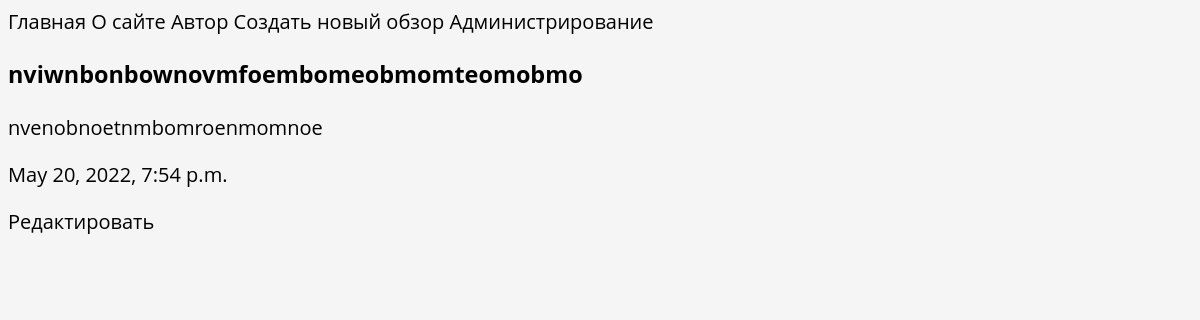
The app's page /reviews/18/ with its own data.
### BlogApplication/models.py (models this page shows, shortened)
class Review (models.Model):
    title = models.CharField(max_length=100)
    review_text = models.TextField()
    date = models.DateTimeField(auto_now_add=True)

### BlogApplication/views.py (the view)
# urls.py: path('reviews/<int:review_id>/', get_review_by_id, name='reviews_by_id'),
def get_review_by_id(request, review_id):
    review = get_object_or_404(Review, pk=review_id)
    return render(request, 'BlogApplication/review.html', {"review": review})

### BlogApplication/templates/BlogApplication/review.html
{% extends "BlogApplication/base.html" %}
{% block content %}
    <h3>{{ review.title }}</h3>
    <p>{{ review.review_text }}</p>
    <p>{{ review.date }}</p>
    <a href="/edit_post/{{ review.pk }}/"> Редактировать </a>
{% endblock %}

### BlogApplication/static/css/style.css (style rules this page uses)
body { background-color: whitesmoke; font-family: 'Open Sans', sans-serif; position: relative; font-size: 20px; }
a { display:inline-block; color: black; text-decoration:none; }

### records on screen
Review: title "nviwnbonbownovmfoembomeobmomteomobmo", review_text "nvenobnoetnmbomroenmomnoe", date "May 20, 2022, 7:54 p.m."
